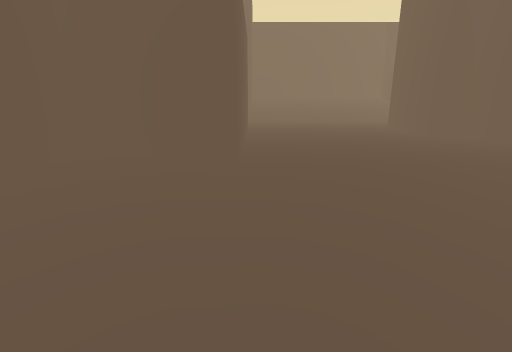
view 1 (above)

16 first-person views from a walk through a 3-D level made in the Godot game engine. The camera is 1.2 m above the floor, tilts 14° down and sees 85° across. The floor is counted in squares, 0.53 m on a side. Each view is taken from the middle of a square. On the plan, view 1 faces up. The plan holds only what a view shows up to about 18 squares ahead; the rest is blank. The place goes on beyond the plan.

view 2
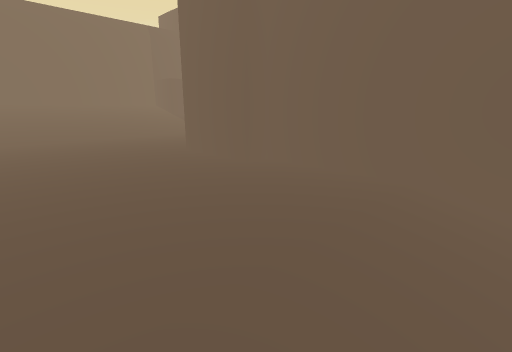

view 3
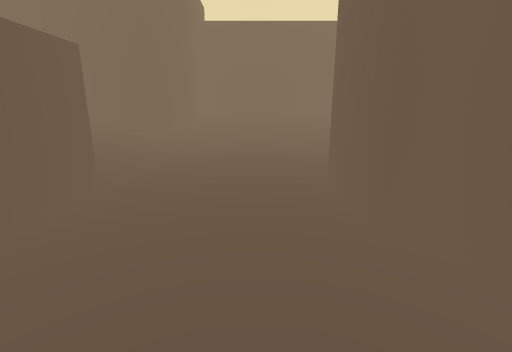

view 4
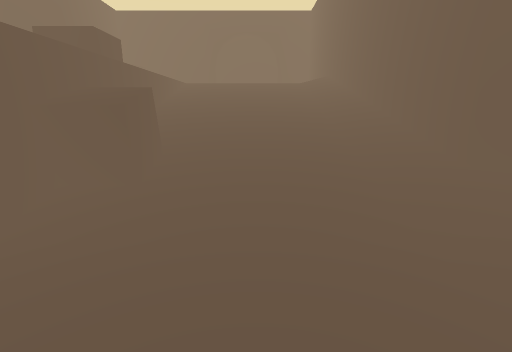

view 5
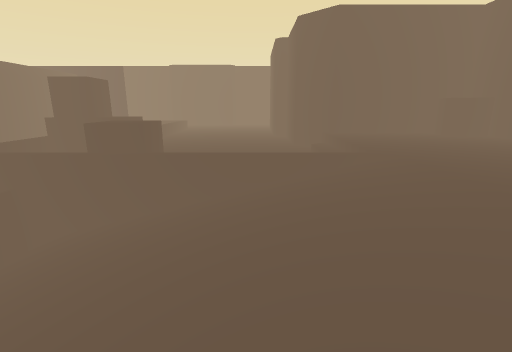

view 6
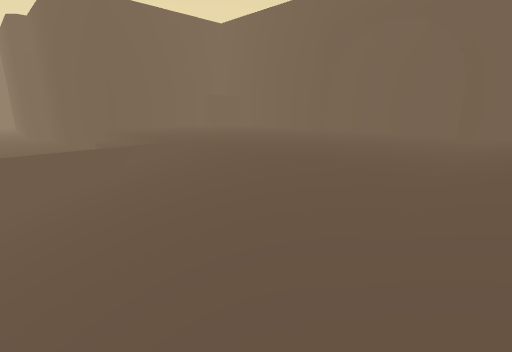

view 7
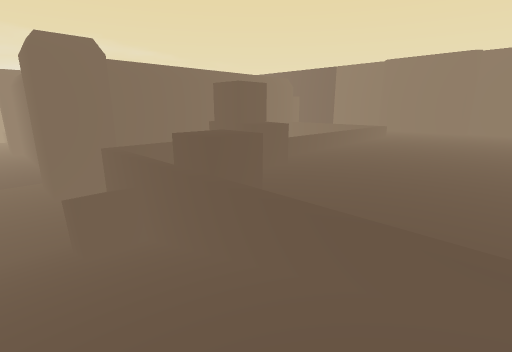

view 8
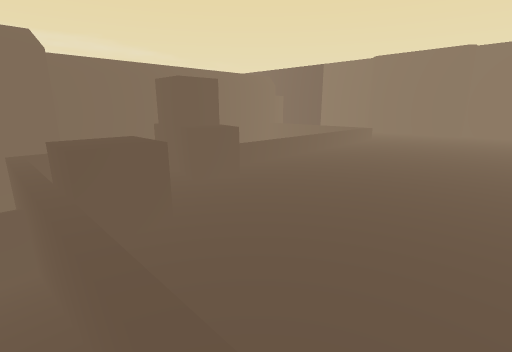

view 9
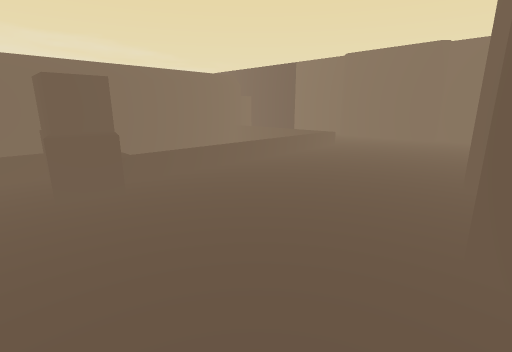

view 10
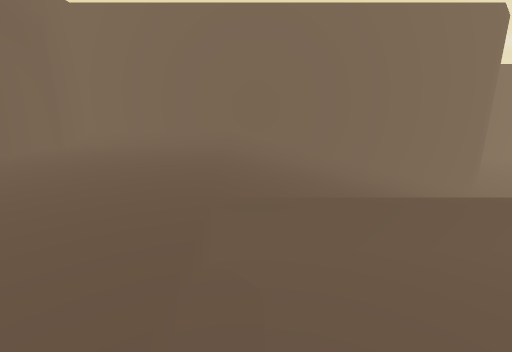

view 11
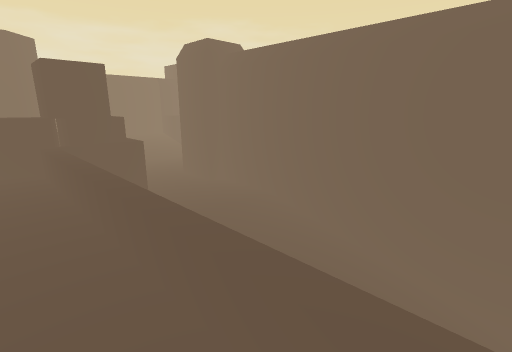

view 12
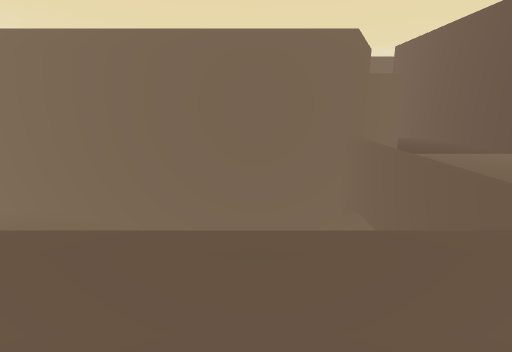

view 13
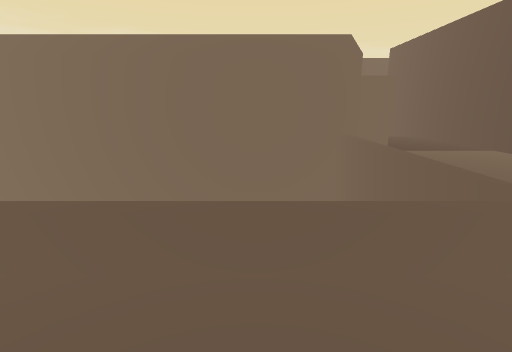

view 14
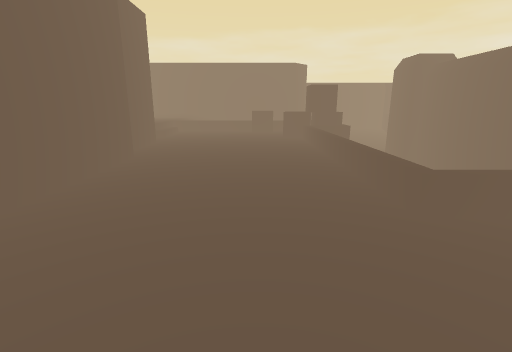

view 15
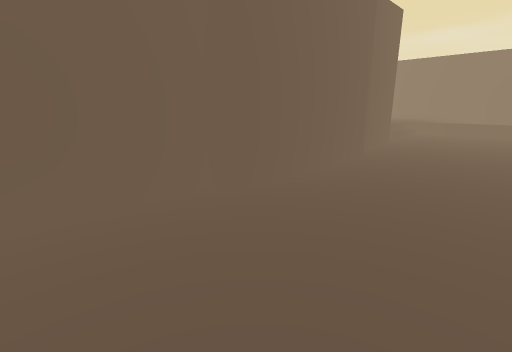

view 16
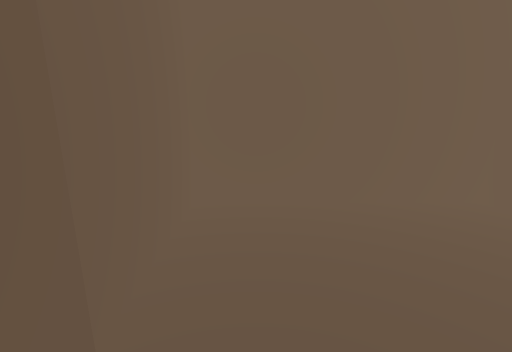

### Floor plan
Key: @ floor where view 1 was taken; # wall or solid block; . main floor; : floor 0.25 m higher than the main floor; + floor 0.5 m higher than the main floor; * floor 1 m higher than the main floor; - floor 1 m lower than the main floor; _ floor 1.25 m lower than the main floor; < floor 1.5 m lower than the main floor; ( floor 1.75 m lower than the main floor; ! floor 2.25 m lower than the main floor; ? floor 2.5 m lower than the main floor; / step, stairs or slope; = window, fence, low wall or low ledge; ^ raised ledge; v drop or lower ground; O other object.
Columns run from 23 left of view 1 to 9 right of it. Each row starts with its distance up from view 1.
 24                       ##-----
 23                      ##_////////
 22 ######################_/////////
 21 #++++++++///////////////////////
 20 #:::::::://///////////<(((((((((
 19 #:::::::://///////////<((((((((((
 18 #:::::::://///////////<((((((((((
 17 #:::::::://///////////<(((((((((
 16 #:::::::://///////////<(((((((((
 15 #:::::::://///////////<((((((((((
 14 #:::::::://///////-=^^<((((((((((
 13 #:::::::://///////-v^^<((((((####
 12 #::::::://///////#/////#(((((#
 11 #:::::::/.......**=   /v(((((#
 10 #::::::://......==    /v(((((##
  9 #::::::://............/v((((((#
  8 #::::::://.........=../v((((((#
  7 #^^::::://........^^####((((((#
  6 # ^::::://........^^^^##((((((#
  5 #^^######...........:###((((((#
  4         ##..........<(((//////#
  3          ##.........//////////#
  2           #.........//////////#
  1           #........./     ////#
  0           #........./  @   ///#
 -1           #........./      ///#
 -2           #.........!      ///#
 -3           #.........?       //#
 -4           #.........^       //#
 -5           #.........^       //#
 -6           #.........^        /#
 -7           #.........v        /#
 -8           #.........==        #
 -9           #.........==^/      #
-10           #.....////////      #
-11           #...../             #
-12           #...../             #
-13           #...../
-14           #....               O
-15           #.... /             O
-16           #.... /             O
-17           #....#
-18           ######

Where each view was taken, in squares from view 1:
view 1: 0 up, 0 right, facing up
view 2: 3 up, 0 right, facing up-right
view 3: 5 up, 4 right, facing up
view 4: 17 up, 4 right, facing left
view 5: 21 up, 11 left, facing down
view 6: 21 up, 10 left, facing down-left
view 7: 16 up, 13 left, facing down-right
view 8: 13 up, 13 left, facing down-right
view 9: 9 up, 14 left, facing down-right
view 10: 7 up, 14 left, facing up
view 11: 6 down, 5 left, facing up-right
view 12: 5 down, 6 left, facing right
view 13: 5 down, 7 left, facing right
view 14: 15 down, 7 left, facing up
view 15: 15 down, 7 left, facing up-left
view 16: 16 down, 7 left, facing left
